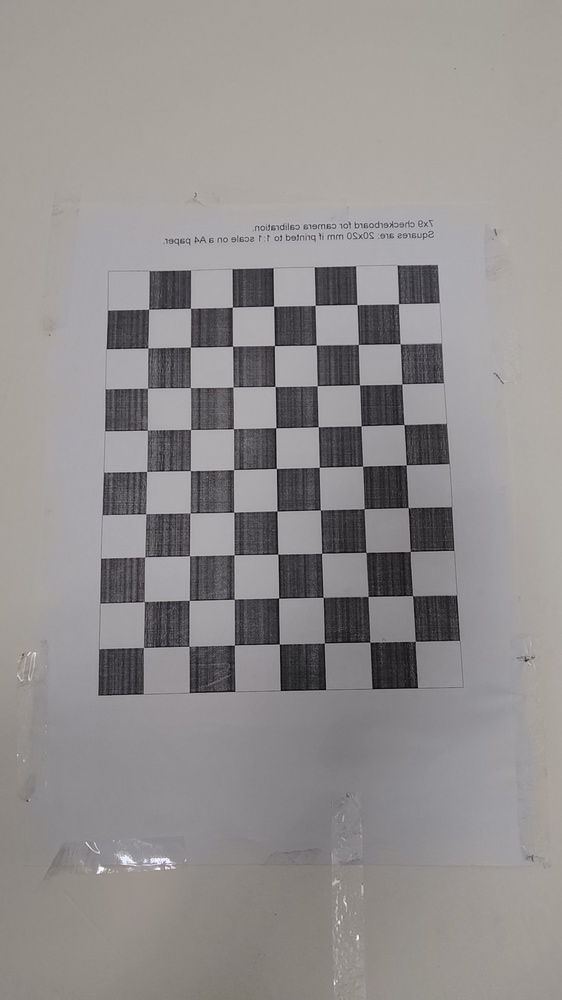
#> input picture M1/vision/TP5/data/IMG_20230313_132213.jpg, 562 x 1000 px, shrunk from 2592 x 4608 before the run; its folder holds only this picture in this run
$ python calibrate_camera.py
#> lines starting #> are read from the running program, lines starting #| are printed output that depends on the picture; after the words box and inside, x2 and y2 are one past the last pixel; in counts of white or black regions, pixels touching at a corner belong together; long printed decimals are rounded
#!/usr/bin/env python

import cv2
import numpy as np
import os
import glob
import math

# Defining the dimensions of checkerboard
CHECKERBOARD = (9,7)
criteria = (cv2.TERM_CRITERIA_EPS + cv2.TERM_CRITERIA_MAX_ITER, 30, 0.001)
# max number of iterations=30

# Creating vector to store vectors of 3D points for each checkerboard image
objpoints = []
# Creating vector to store vectors of 2D points for each checkerboard image
imgpoints = []
error =[]

# Defining the world coordinates for 3D points
objp = np.zeros((1, CHECKERBOARD[0] * CHECKERBOARD[1], 3), np.float32)
objp[0,:,:2] = np.mgrid[0:CHECKERBOARD[0], 0:CHECKERBOARD[1]].T.reshape(-1, 2)
prev_img_shape = None

nx = 7
#Enter the number of inside corners in y
ny = 9
# Extracting path of individual image stored in a given directory
images = glob.glob('./data/*.jpg')
for fname in images:
    img = cv2.imread(fname)
#> img is the input picture: shape (1000, 562, 3); mean B, G, R 142.7, 143, 146.4
    gray = cv2.cvtColor(img,cv2.COLOR_BGR2GRAY)
    # Find the chess board corners
    # If desired number of corners are found in the image then ret = true
    ret, corners = cv2.findChessboardCorners(gray, (nx, ny), None)
#> ret = True; corners = 63 rows, first 8: [415.3, 641.1], [369.9, 642.2], [324.3, 643.1], [279.1, 643.9], [234.3, 645.1], [188.8, 646.2], [143.5, 647.5], [412.8, 595.9]
    #ret, corners = cv2.findChessboardCorners(gray, CHECKERBOARD, cv2.CALIB_CB_ADAPTIVE_THRESH + cv2.CALIB_CB_FAST_CHECK + cv2.CALIB_CB_NORMALIZE_IMAGE)

    """
    If desired number of corner are detected,
    we refine the pixel coordinates and display
    them on the images of checker board
    """
    if ret == True:
        objpoints.append(objp)
        # refining pixel coordinates for given 2d points.
        corners2 = cv2.cornerSubPix(gray, corners, (11,11),(-1,-1), criteria)
#> corners2 = 63 rows, first 8: [415.2, 641.4], [369.9, 642], [324.2, 643], [279.3, 644], [234.6, 644.9], [189.2, 646.4], [143.6, 647.5], [412.5, 595.6]

        imgpoints.append(corners2)

        # Draw and display the corners
        img = cv2.drawChessboardCorners(img, CHECKERBOARD, corners2, ret)
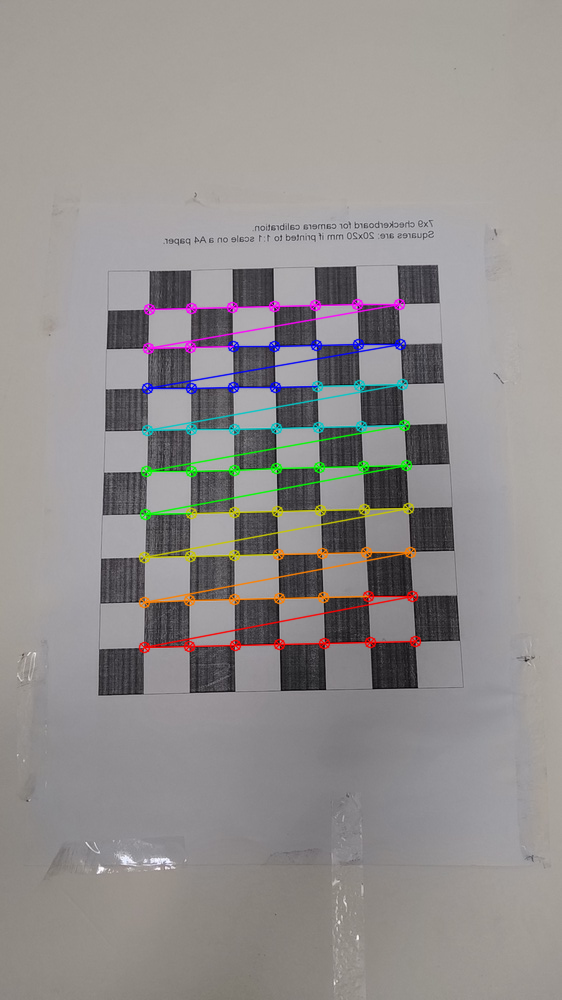
#> img: shape (1000, 562, 3); 3.26% of pixels changed, all inside (x1, y1, x2, y2) = (138, 298, 422, 654)

    cv2.imshow('img',img)
    cv2.waitKey(0)

cv2.destroyAllWindows()

h,w = img.shape[:2]
#> h = 1000; w = 562

"""
Performing camera calibration by
passing the value of known 3D points (objpoints)
and corresponding pixel coordinates of the
detected corners (imgpoints)
"""
ret, mtx, dist, rvecs, tvecs = cv2.calibrateCamera(objpoints, imgpoints, gray.shape[::-1], None, None)
#> ret = 86.82; mtx = [[1910.4, 0, 182.2], [0, 8972.8, 508.2], [0, 0, 1]]; dist = [[-664.1, 114193.5, -1.09, 7.01, 143.8]]; rvecs = ([2.17, -0.41, 2.06],); tvecs = ([5.7, 3.05, 107.6],)

print("ret: \n")
print(ret)
#| 86.818
print("Camera matrix : \n")
print(mtx)
#| [[1.91037118e+03 0.00000000e+00 1.82232895e+02]
#|  [0.00000000e+00 8.97284651e+03 5.08213814e+02]
#|  [0.00000000e+00 0.00000000e+00 1.00000000e+00]]
print("dist : \n")
print(dist)
#| [[-6.64129074e+02  1.14193538e+05 -1.08760367e+00  7.01080831e+00
#|    1.43805607e+02]]
print("rvecs : \n")
print(rvecs)
#| (array([[ 2.166],
#|        [-0.4099  ],
#|        [ 2.060]]),)
print("tvecs : \n")
print(tvecs)
#| (array([[  5.699 ],
#|        [  3.048],
#|        [107.644]]),)

#Save parameters into numpy file
np.save("./camera_params/ret", ret)
np.save("./camera_params/mtx", mtx)
np.save("./camera_params/dist", dist)
np.save("./camera_params/rvecs", rvecs)
np.save("./camera_params/tvecs", tvecs)


for rvec in rvecs:
    picture = [ math.degrees(x) for x in rvec]
    print (picture)
#> this loop made 1 pass
#> (rvec, picture) on pass 1: ([2.17, -0.41, 2.06], [124.1, -23.49, 118])
#| [124.085, -23.487, 118.045]


for tvec in tvecs:
    realdisance = [ x*2 for x in tvec]
    print (realdisance)
#> this loop made 1 pass
#> (tvec, realdisance) on pass 1: ([5.7, 3.05, 107.6], [[11.4], [6.1], [215.3]])
#| [array([11.398]), array([6.096]), array([215.288])]

$ run again, on M1/vision/TP5/data/IMG_20230313_132229.jpg
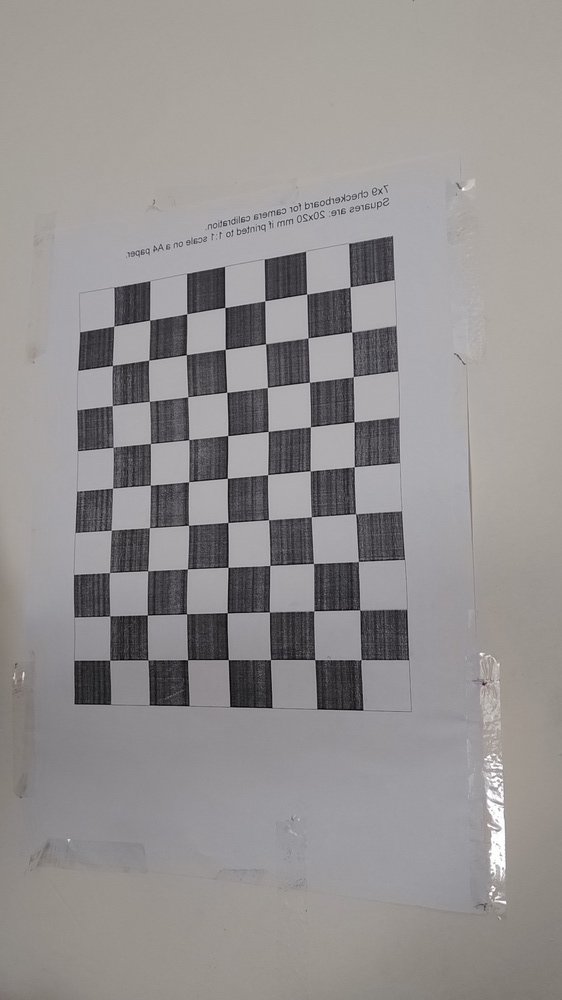
#> input picture M1/vision/TP5/data/IMG_20230313_132229.jpg, 562 x 1000 px, shrunk from 2592 x 4608 before the run
#> img is the input picture: shape (1000, 562, 3); mean B, G, R 144.9, 145.1, 148.4
#> `ret, corners = cv2.findChessboardCorners(gray, (nx, ny), None)`: ret = True; corners = 63 rows, first 8: [361, 659.6], [314.9, 659.9], [270.4, 659.6], [228.4, 659.4], [187.5, 659.9], [148, 659.9], [110, 660], [359.8, 610.1]
#> corners2 = 63 rows, first 8: [360.8, 659.8], [314.7, 659.5], [270.4, 659.6], [228.2, 659.6], [187.7, 659.6], [148.2, 659.9], [109.7, 660.2], [359.6, 609.8]
#> `img = cv2.drawChessboardCorners(img, CHECKERBOARD, corners2, ret)`:
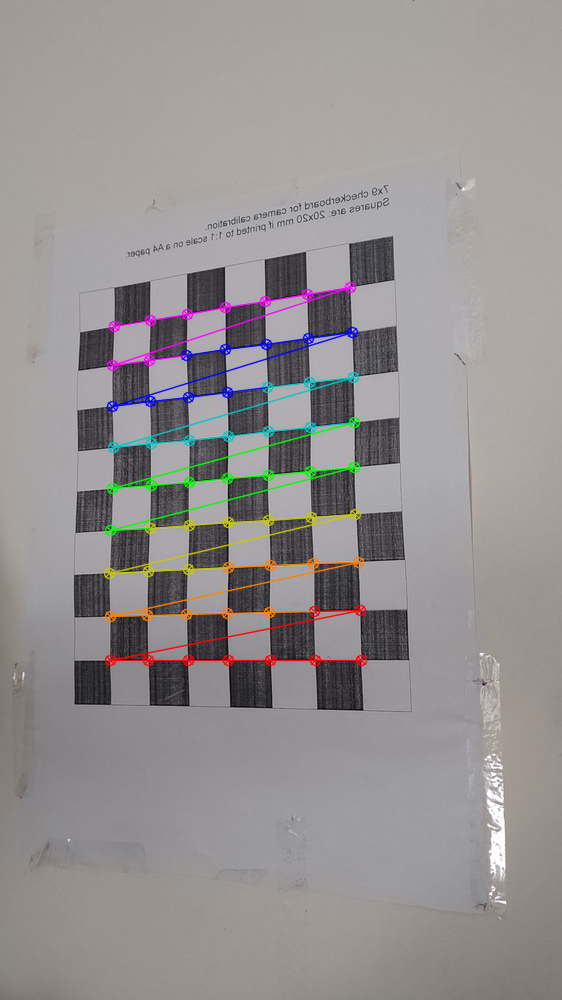
#> img: shape (1000, 562, 3); 3.12% of pixels changed, all inside (x1, y1, x2, y2) = (103, 281, 368, 667)
#> `ret, mtx, dist, rvecs, tvecs = cv2.calibrateCamera(objpoints, imgpoint..`: ret = 80.07; mtx = [[3539.2, 0, 470], [0, 10354.2, 522.4], [0, 0, 1]]; dist = [[-34.9, -1104, -0.846, -0.55, 47398.1]]; rvecs = ([0.872, -1.28, 1.87],); tvecs = ([-3.67, 1.19, 69.12],)
#| 80.071
#| [[3.53922510e+03 0.00000000e+00 4.69973711e+02]
#|  [0.00000000e+00 1.03542258e+04 5.22415751e+02]
#|  [0.00000000e+00 0.00000000e+00 1.00000000e+00]]
#| [[-3.48973012e+01 -1.10403412e+03 -8.46412835e-01 -5.50291261e-01
#|    4.73980721e+04]]
#| (array([[ 0.8718],
#|        [-1.283],
#|        [ 1.870]]),)
#| (array([[-3.668],
#|        [ 1.187],
#|        [69.121]]),)
#> the loop `for rvec in rvecs:` made 1 pass
#> (rvec, picture) on pass 1: ([0.872, -1.28, 1.87], [49.95, -73.51, 107.1])
#> (printed output is left out)
#> the loop `for tvec in tvecs:` made 1 pass
#> (tvec, realdisance) on pass 1: ([-3.67, 1.19, 69.12], [[-7.34], [2.37], [138.2]])
#> (printed output is left out)

$ run again, on M1/vision/TP5/data/IMG_20230313_132216.jpg
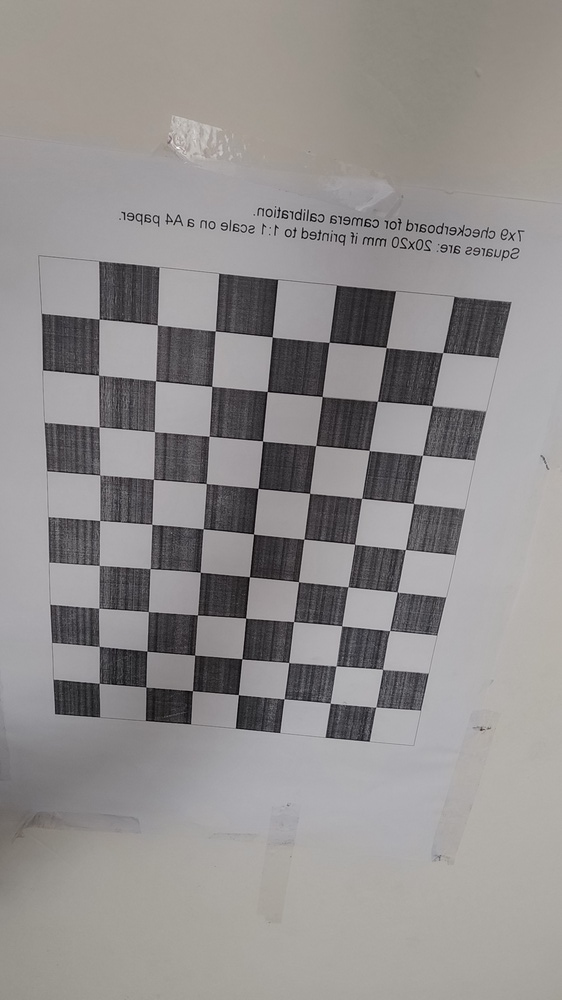
#> input picture M1/vision/TP5/data/IMG_20230313_132216.jpg, 562 x 1000 px, shrunk from 2592 x 4608 before the run
#> img is the input picture: shape (1000, 562, 3); mean B, G, R 142.3, 143, 146.1
#> `ret, corners = cv2.findChessboardCorners(gray, (nx, ny), None)`: ret = True; corners = 63 rows, first 8: [99.06, 319], [157.3, 324.9], [215.2, 331.1], [272, 337], [329.1, 342.1], [386, 347.5], [442.7, 352.7], [98.56, 375.1]
#> corners2 = 63 rows, first 8: [99.27, 318.8], [157.4, 325.1], [215.4, 330.8], [272.2, 337], [329, 342.2], [386.2, 347.6], [442.8, 352.6], [98.75, 375.2]
#> `img = cv2.drawChessboardCorners(img, CHECKERBOARD, corners2, ret)`:
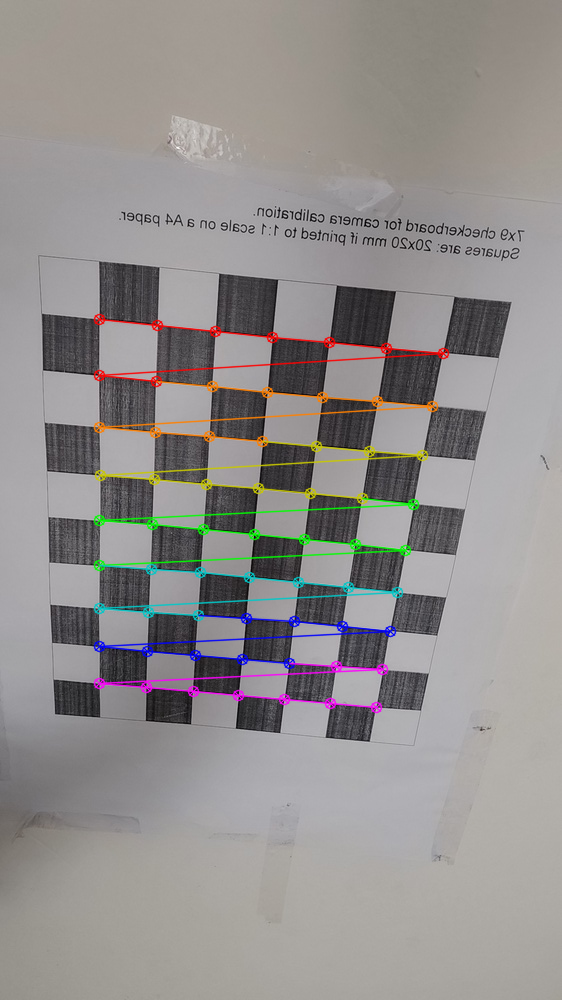
#> img: shape (1000, 562, 3); 3.7% of pixels changed, all inside (x1, y1, x2, y2) = (93, 313, 450, 714)
#> `ret, mtx, dist, rvecs, tvecs = cv2.calibrateCamera(objpoints, imgpoint..`: ret = 97.87; mtx = [[-1503.8, 0, 38.3], [0, 1927, 476.4], [0, 0, 1]]; dist = [[0.141, 0.653, 0.00302, 0.471, -0.241]]; rvecs = ([0.822, 0.283, -0.0358],); tvecs = ([-17.21, -1.64, 12.44],)
#| 97.875
#| [[-1.50376149e+03  0.00000000e+00  3.82954598e+01]
#|  [ 0.00000000e+00  1.92697124e+03  4.76436087e+02]
#|  [ 0.00000000e+00  0.00000000e+00  1.00000000e+00]]
#| [[ 0.141  0.6534  0.003024  0.471 -0.2406]]
#| (array([[ 0.8217],
#|        [ 0.2834 ],
#|        [-0.03575]]),)
#| (array([[-17.213],
#|        [ -1.639],
#|        [ 12.438]]),)
#> the loop `for rvec in rvecs:` made 1 pass
#> (rvec, picture) on pass 1: ([0.822, 0.283, -0.0358], [47.08, 16.24, -2.05])
#> (printed output is left out)
#> the loop `for tvec in tvecs:` made 1 pass
#> (tvec, realdisance) on pass 1: ([-17.21, -1.64, 12.44], [[-34.43], [-3.28], [24.88]])
#> (printed output is left out)

$ run again, on M1/vision/TP5/data/IMG_20230313_132221.jpg
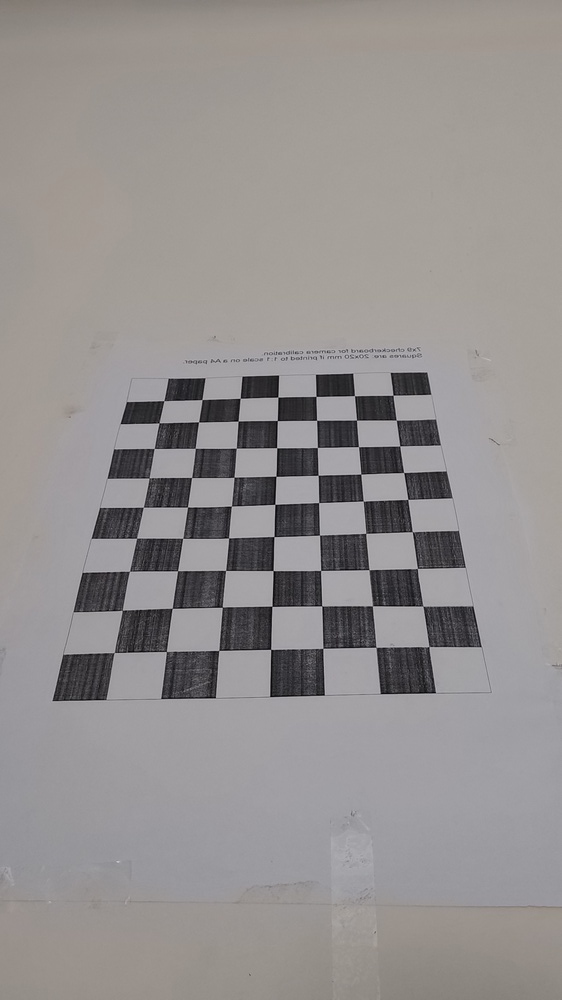
#> input picture M1/vision/TP5/data/IMG_20230313_132221.jpg, 562 x 1000 px, shrunk from 2592 x 4608 before the run
#> img is the input picture: shape (1000, 562, 3); mean B, G, R 144, 144.7, 148.4
#> `ret, corners = cv2.findChessboardCorners(gray, (nx, ny), None)`: ret = True; corners = 63 rows, first 8: [429.1, 646.3], [376.1, 647.4], [322.9, 648.3], [270.6, 649.3], [218.7, 650.5], [166.4, 651.5], [114.2, 652.5], [422.7, 606]
#> corners2 = 63 rows, first 8: [428.8, 646.7], [375.9, 647.2], [322.8, 648.3], [270.7, 649.4], [219, 650.4], [166.5, 651.5], [114.3, 652.6], [422.7, 606.1]
#> `img = cv2.drawChessboardCorners(img, CHECKERBOARD, corners2, ret)`:
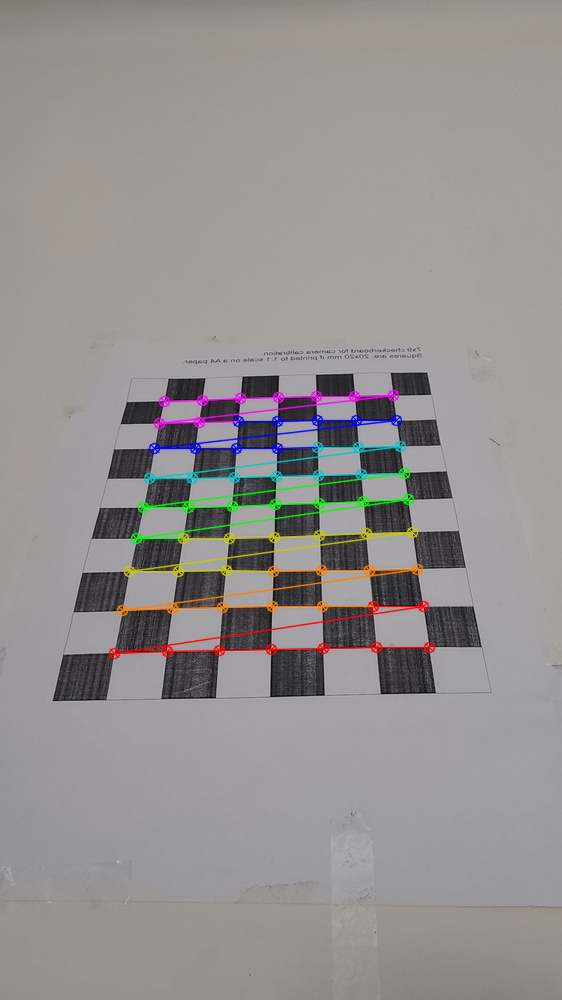
#> img: shape (1000, 562, 3); 3.26% of pixels changed, all inside (x1, y1, x2, y2) = (108, 389, 436, 660)
#> `ret, mtx, dist, rvecs, tvecs = cv2.calibrateCamera(objpoints, imgpoint..`: ret = 86.79; mtx = [[1329.9, 0, 349.2], [0, 807.8, 469.7], [0, 0, 1]]; dist = [[39.86, -93.76, -0.323, 3.17, -1764.7]]; rvecs = ([2.42, 0.129, 2.28],); tvecs = ([-4.22, 4.36, 20.21],)
#| 86.790
#| [[1.32994262e+03 0.00000000e+00 3.49213288e+02]
#|  [0.00000000e+00 8.07790245e+02 4.69717567e+02]
#|  [0.00000000e+00 0.00000000e+00 1.00000000e+00]]
#| [[ 3.98590863e+01 -9.37590134e+01 -3.23414984e-01  3.17443514e+00
#|   -1.76465502e+03]]
#| (array([[2.416 ],
#|        [0.1294],
#|        [2.279]]),)
#| (array([[-4.223],
#|        [ 4.357],
#|        [20.210 ]]),)
#> the loop `for rvec in rvecs:` made 1 pass
#> (rvec, picture) on pass 1: ([2.42, 0.129, 2.28], [138.4, 7.42, 130.5])
#> (printed output is left out)
#> the loop `for tvec in tvecs:` made 1 pass
#> (tvec, realdisance) on pass 1: ([-4.22, 4.36, 20.21], [[-8.45], [8.71], [40.42]])
#> (printed output is left out)

$ run again, on M1/vision/TP5/data/IMG_20230313_132225.jpg
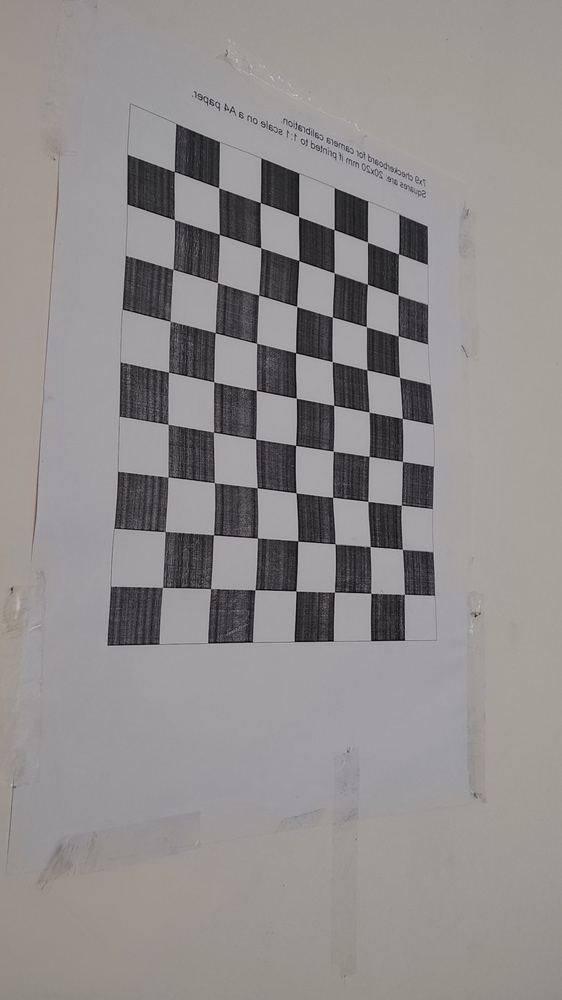
#> input picture M1/vision/TP5/data/IMG_20230313_132225.jpg, 562 x 1000 px, shrunk from 2592 x 4608 before the run
#> img is the input picture: shape (1000, 562, 3); mean B, G, R 141.2, 141.8, 145.3
#> `ret, corners = cv2.findChessboardCorners(gray, (nx, ny), None)`: ret = True; corners = 63 rows, first 8: [174.3, 171.5], [218.6, 187.7], [260.3, 202.5], [298.6, 216.4], [334.1, 229.6], [367.4, 242.1], [398.5, 253.8], [174.3, 219.5]
#> corners2 = 63 rows, first 8: [174.3, 171.5], [218.7, 187.8], [260.4, 202.5], [298.6, 216.5], [334.1, 229.6], [367.4, 242.2], [398.6, 253.8], [174.4, 219.7]
#> `img = cv2.drawChessboardCorners(img, CHECKERBOARD, corners2, ret)`:
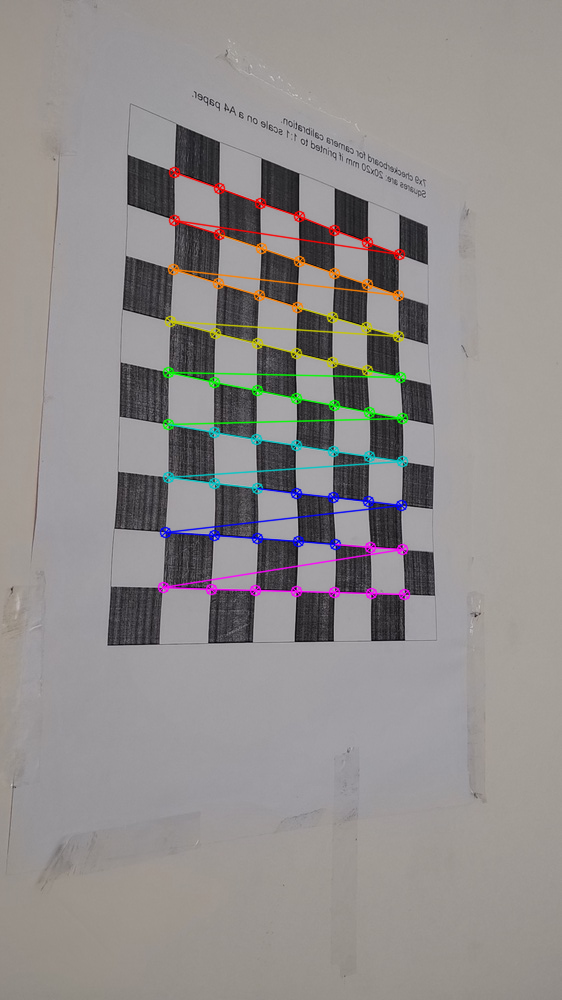
#> img: shape (1000, 562, 3); 3.01% of pixels changed, all inside (x1, y1, x2, y2) = (157, 166, 411, 601)
#> `ret, mtx, dist, rvecs, tvecs = cv2.calibrateCamera(objpoints, imgpoint..`: ret = 76.97; mtx = [[4638.2, 0, 216.5], [0, 22780.7, 524.2], [0, 0, 1]]; dist = [[-910.4, 255216.5, -0.945, 1.89, 389.2]]; rvecs = ([0.371, 1.55, -0.189],); tvecs = ([3.38, -4.58, 129.2],)
#| 76.971
#| [[4.63815452e+03 0.00000000e+00 2.16528092e+02]
#|  [0.00000000e+00 2.27806692e+04 5.24238637e+02]
#|  [0.00000000e+00 0.00000000e+00 1.00000000e+00]]
#| [[-9.10443082e+02  2.55216468e+05 -9.45255338e-01  1.89154036e+00
#|    3.89241043e+02]]
#| (array([[ 0.3712],
#|        [ 1.551],
#|        [-0.1894]]),)
#| (array([[  3.375 ],
#|        [ -4.584],
#|        [129.228]]),)
#> the loop `for rvec in rvecs:` made 1 pass
#> (rvec, picture) on pass 1: ([0.371, 1.55, -0.189], [21.27, 88.89, -10.85])
#> (printed output is left out)
#> the loop `for tvec in tvecs:` made 1 pass
#> (tvec, realdisance) on pass 1: ([3.38, -4.58, 129.2], [[6.75], [-9.17], [258.5]])
#> (printed output is left out)
